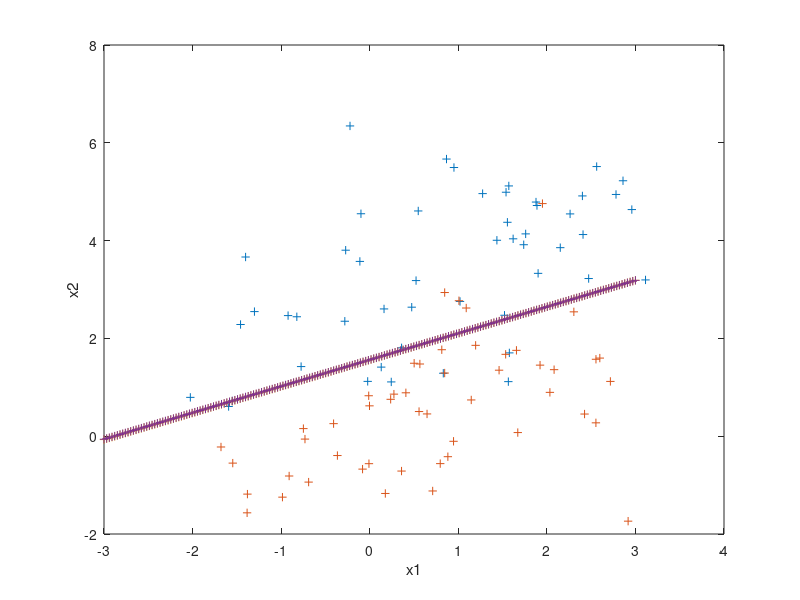

Write MATLAB code to recreate this figure.
Train1 = load("data/Train1.txt");
Train2 = load("data/Train2.txt");
Test1 = load("data/Test1.txt");
Test2 = load("data/Test2.txt");
Weight1 = load("Weight1.txt");
Weight2 = load("Weight2.txt");

x = linspace(-3,3,200);
y1 = -(Weight1(1)+x*Weight1(2))/Weight1(3);
y2 = -(Weight2(1)+x*Weight2(2))/Weight2(3);

plot(Train1(:,1),Train1(:,2),'+', Train2(:,1),Train2(:,2),'+', x, y1, '+',x, y2,'+');
xlabel("x1");
ylabel("x2");
